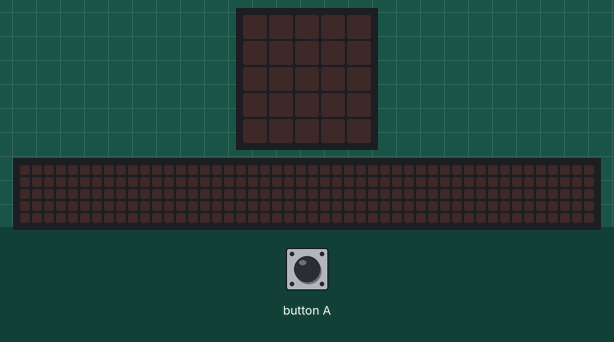
This program was run on a simulated BBC micro:bit (MakeCode). Shown: the board's 5×5 LED display, a strip that is not on the board, showing the scrolling text unrolled. The test bench sets the inputs (shaded band). Random numbers come from a fixed seed; the 48×5 strip is a reading aid, not a part: it shows the text the display is scrolling, unrolled, one strip-width of it at a time.

Above: at 1.2 s.
1.3 s: button A pressed for 0.15 s
At 1.53 s:
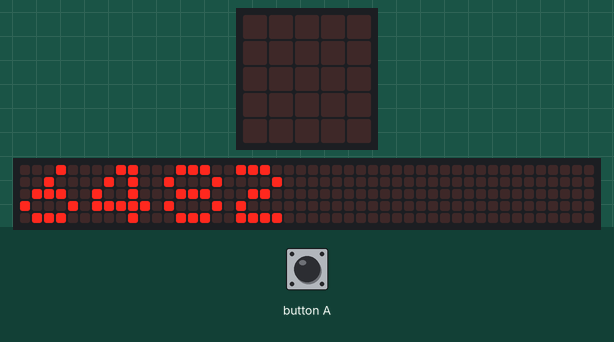
4.3 s: button A pressed for 0.15 s
At 7.18 s:
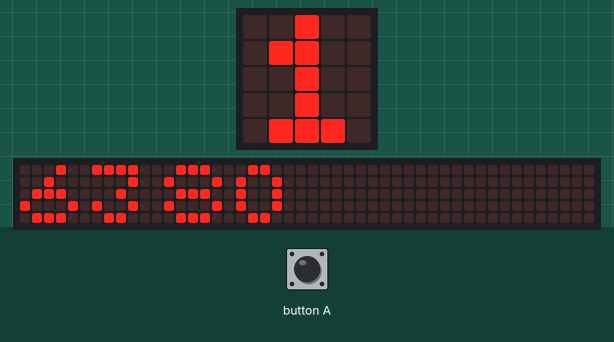
7.4 s: button A pressed for 0.15 s
At 13.91 s:
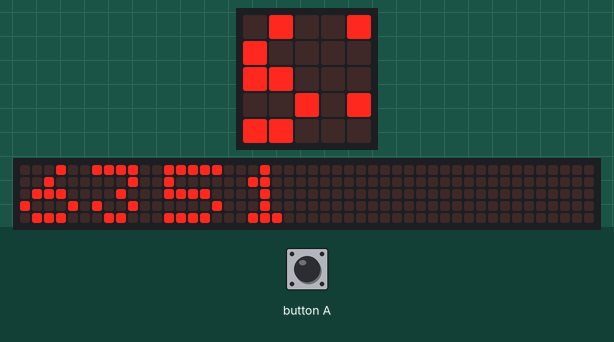

The program:

main.ts
```typescript
let cant_lluvia = 0
let promedio = 0
let numero = 0
let contador = 0
// Entrada booleana cuando se presiona el botón A, muestra la cantidad de agua en 5 años (1825 días)
input.onButtonPressed(Button.A, function () {
    // Se establece la variable "cant_lluvia" (Cantidad de lluvia)
    cant_lluvia = 0
    // Se establece la variable promedio(para almacenar el valor del promedio encontrado)
    promedio = 0
    // Repite 1825 veces las instrucciones dentro del bloque
    for (let index = 0; index < 1825; index++) {
        // Toma un valor aleatorio entre 0 y 6
        cant_lluvia += randint(1, 6)
    }
    // Realiza la división entre dos números
    promedio = cant_lluvia / 1825
    // Se establece la variable número para almacenar el resultado del número aleatorio
    // Toma un valor aleatorio entre 0 y 6
    numero = randint(1, 6)
    // Bloque de decisión para saber cuantas veces cae 2 o menos mm de agua en 5 años
    // Condicional para saber si la condición se cumple
    // Variable número
    if (numero <= 2) {
        // Se inicia una variable llamada "contador" que almacena el registro si se cumple la condición
        contador += 1
    }
    // Muestra el número en pantalla que guarda la variable "promedio"
    // Variable que almacena la cantidad de lluvia
    basic.showNumber(cant_lluvia)
    basic.showLeds(`
        . . . . .
        . . . . .
        # # # # #
        . . . . .
        . . . . .
        `)
    // Muestra el contenido del contador y nos dice las veces que se ha cumplido la condición del numero de mm de agua menor o igual 2 en 5 años
    basic.showNumber(contador)
})
```

test.ts
```typescript
// aquí va el archivo "tests"; esto no se compilará cuando este paquete se utilice como una extensión.
```

Measured:
- after the input at 1.3 s, the display: changes after 0.16 s (image 1)
